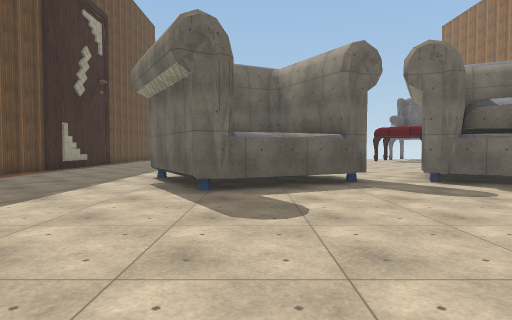
view 1 (above)

17 first-person views from a walk through a Unity game level. The camera is 1.4 m above the floor, tilts 2° down and sees 75° across. The floor is counted in squares, 2 m on a side. Each view is taken from the middle of a square. On the plan, view 1 faces up. The plan holds only what a view shows up to about 10 squares ahead; the rest is blank. The place goes on beyond the plan. Some surface patterns are stand-ins.

view 2
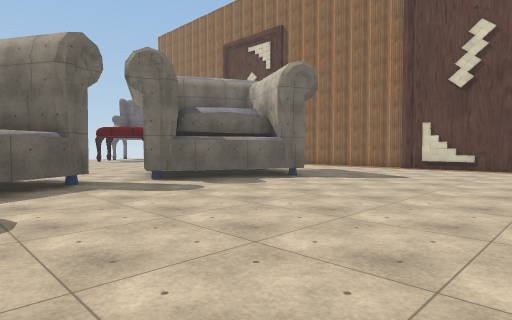

view 3
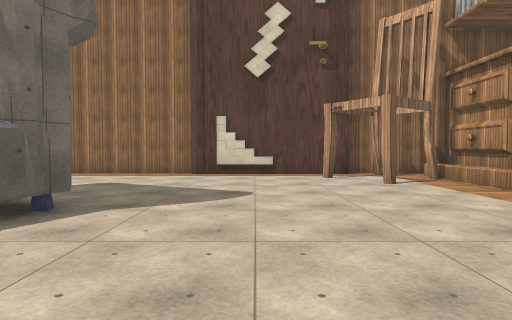

view 4
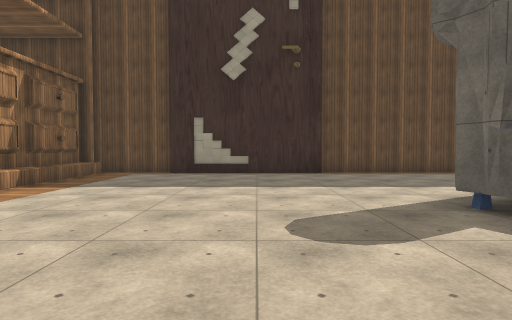

view 5
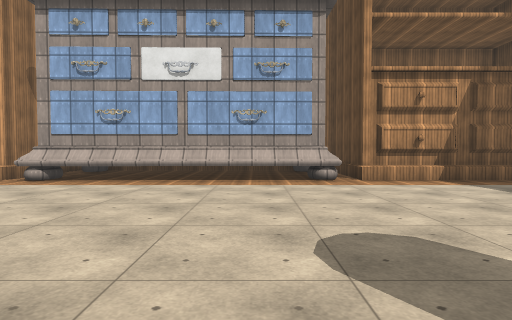

view 6
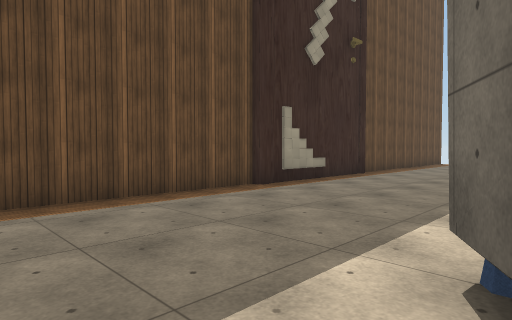

view 7
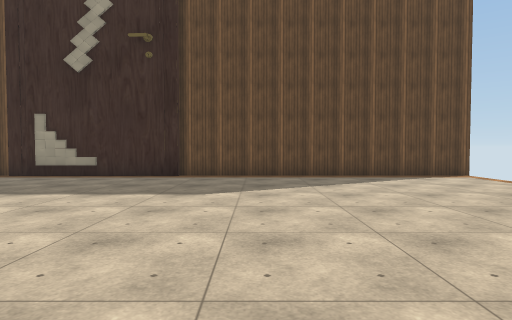

view 8
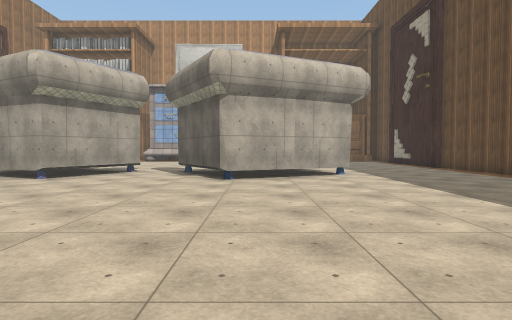

view 9
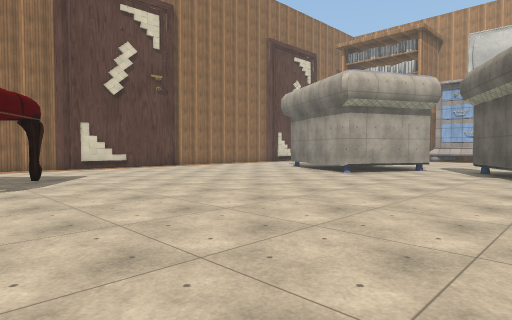

view 10
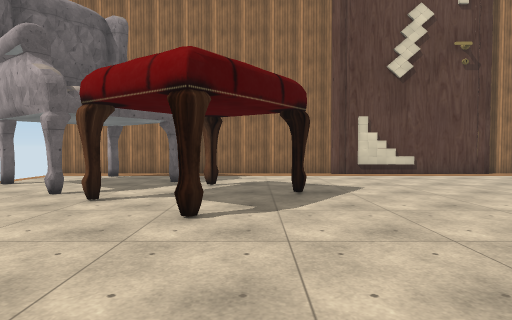

view 11
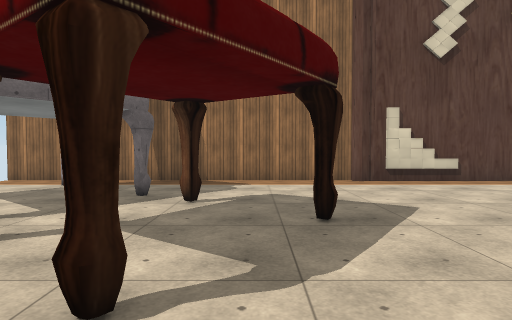

view 12
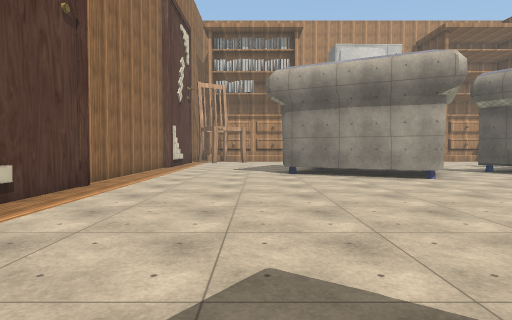

view 13
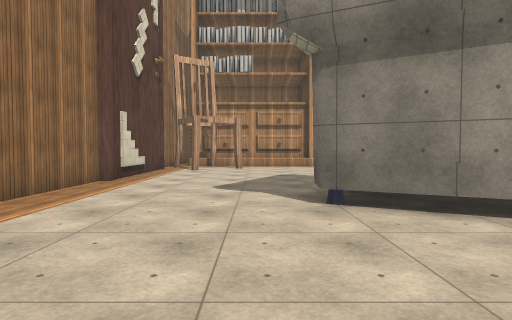

view 14
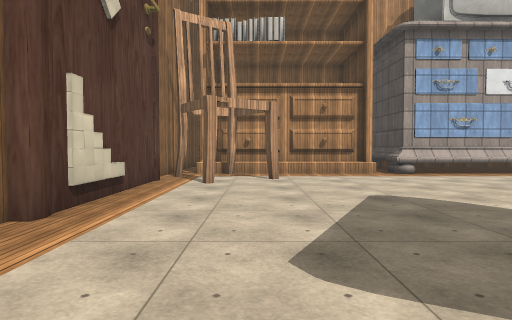

view 15
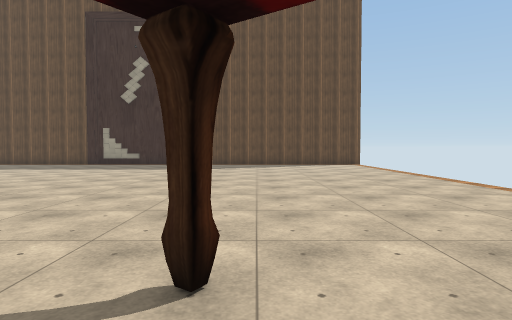

view 16
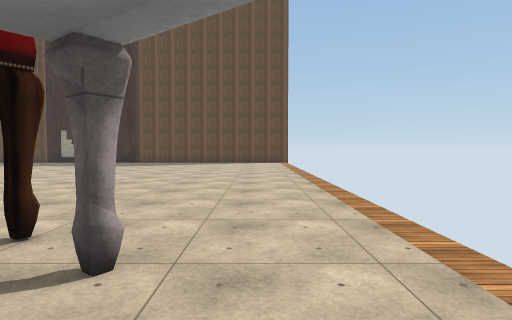

view 17
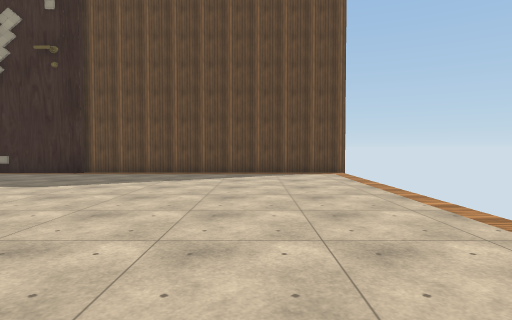

### Floor plan
Key: @ floor where view 1 was taken; # wall or solid block; x gap in a wall; . floor; ^ raised ledge; T thing the floor can be seen under or through; O other object.
Columns run from 7 left of view 1 to 13 right of it. Each row starts with its distance up from view 1.
 23 #                   #
 22 #................#..#
 21 #.................#.#
 20 #..............#....#
 19 #.............O..#..#
 18 #...............O...#
 17 #...................#
 16 #..............O....#
 15 #...................#
 14 #...................#
 13 #...................#
 12 #...................#
 11 #...................#
 10 #...................#
  9 #.....###...##......#
  8 #....## #..#####....#
  7 #....## T#.## # ....#
  6 #.....#T....###.....#
  5 #...................#
  4 #...................#
  3 #...................#
  2 #...................#
  1 #.................#.#
  0 #......@.........#.##
 -1 #...........##....###
 -2 ######.#######x###^#
 -3      # #     #^
 -4      # #     #^

Where each view was taken, in squares from view 1:
view 1: 0 up, 0 right, facing up
view 2: 0 up, 0 right, facing up-right
view 3: 3 up, 3 right, facing right
view 4: 3 up, 3 right, facing left
view 5: 6 up, 1 right, facing down
view 6: 6 up, 2 left, facing up-left
view 7: 17 up, 2 right, facing left
view 8: 17 up, 0 right, facing down
view 9: 18 up, 0 right, facing down-right
view 10: 17 up, 3 right, facing right
view 11: 17 up, 5 right, facing right
view 12: 17 up, 9 right, facing down
view 13: 12 up, 9 right, facing down
view 14: 8 up, 10 right, facing down
view 15: 18 up, 8 right, facing left
view 16: 21 up, 10 right, facing left
view 17: 20 up, 3 right, facing left
